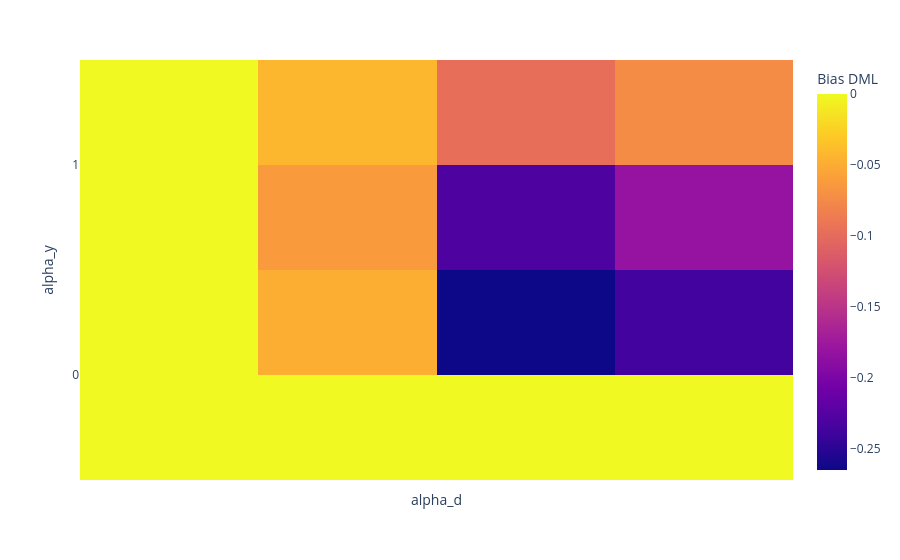

Source (notebook cell):
### Code cell
bias_dml(results)

### Figure 1 — Plotly figure (JSON) as saved in the notebook; plotly's stock layout.template omitted (floating-point values rounded to 4 significant figures)
{"data": [{"coloraxis": "coloraxis", "histfunc": "sum", "hovertemplate": "alpha_d=%{x}<br>alpha_y=%{y}<br>sum of DML=%{z}<extra></extra>", "name": "", "type": "histogram2d", "x": [0.0, 0.25, 0.5, 0.75, 1.0, 0.0, 0.25, 0.5, 0.75, 1.0, 0.0, 0.25, 0.5, 0.75, 1.0, 0.0, 0.25, 0.5, 0.75, 1.0, 0.0, 0.25, 0.5, 0.75, 1.0], "xaxis": "x", "xbingroup": "x", "y": [0.0, 0.0, 0.0, 0.0, 0.0, 0.25, 0.25, 0.25, 0.25, 0.25, 0.5, 0.5, 0.5, 0.5, 0.5, 0.75, 0.75, 0.75, 0.75, 0.75, 1.0, 1.0, 1.0, 1.0, 1.0], "yaxis": "y", "ybingroup": "y", "z": [-0.008345, -0.017, -0.04659, -0.09208, -0.1272, -0.006663, -0.01638, -0.04409, -0.08256, -0.1103, -0.007414, -0.01992, -0.04548, -0.07655, -0.09791, -0.01143, -0.02343, -0.0433, -0.06518, -0.08391, -0.01708, -0.02549, -0.03857, -0.05813, -0.07363]}], "layout": {"coloraxis": {"colorbar": {"title": {"text": "Bias DML"}}, "colorscale": [[0, "#0d0887"], [0.1111, "#46039f"], [0.2222, "#7201a8"], [0.3333, "#9c179e"], [0.4444, "#bd3786"], [0.5556, "#d8576b"], [0.6667, "#ed7953"], [0.7778, "#fb9f3a"], [0.8889, "#fdca26"], [1, "#f0f921"]]}, "legend": {"tracegroupgap": 0}, "margin": {"t": 60}, "xaxis": {"anchor": "y", "domain": [0, 1], "tickmode": "array", "ticktext": ["alpha_y", "alpha_d", "DML", "OLS"], "tickvals": ["alpha_y", "alpha_d", "DML", "OLS"], "title": {"text": "alpha_d"}}, "yaxis": {"anchor": "x", "domain": [0, 1], "tickmode": "array", "ticktext": ["0", "1", "2", "3", "4", "5", "6", "7", "8", "9", "10", "11", "12", "13", "14", "15", "16", "17", "18", "19", "20", "21", "22", "23", "24"], "tickvals": [0, 1, 2, 3, 4, 5, 6, 7, 8, 9, 10, 11, 12, 13, 14, 15, 16, 17, 18, 19, 20, 21, 22, 23, 24], "title": {"text": "alpha_y"}}}}
